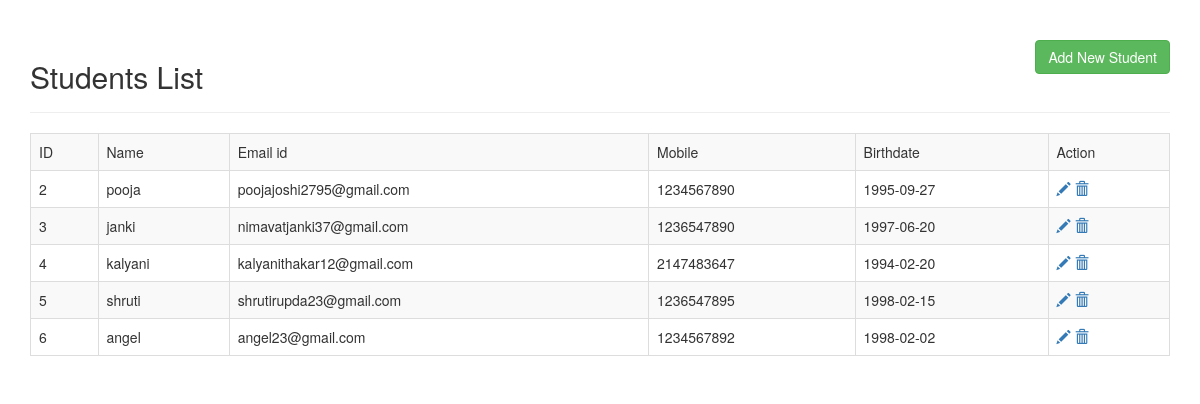
The page / on the database its author committed.
### tables this page shows
CREATE TABLE IF NOT EXISTS `student` (
  `id` int(2) NOT NULL AUTO_INCREMENT,
  `name` varchar(20) NOT NULL,
  `email` varchar(50) NOT NULL,
  `mobile` int(10) NOT NULL,
  `birthdate` date NOT NULL,
  PRIMARY KEY (`id`)
);

### index.php (the view, shortened to what this page needs)
<!DOCTYPE html>
<html lang="en">
<head>
<?php include "head.php"; ?>
</head>
<body>
<div class="container">
<div class="row">
<div class="col-lg-12 mx-auto">
<div class="page-header clearfix">
<h2 class="pull-left">Students List</h2>
<a href="create.php" class="btn btn-success pull-right">Add New Student</a>
</div>
<?php
include_once 'conn.php';
$result = mysqli_query($conn,"SELECT * FROM student");
?>
<?php
if (mysqli_num_rows($result) > 0) {
?>
<table class='table table-bordered table-striped'>
<tr>
<td>ID</td>
<td>Name</td>
<td>Email id</td>
<td>Mobile</td>
<td>Birthdate</td>
<td>Action</td>
</tr>
<?php
while($row = mysqli_fetch_array($result)) {
?>
<tr>
<td><?php echo $row["id"]; ?></td>
<td><?php echo $row["name"]; ?></td>
<td><?php echo $row["email"]; ?></td>
<td><?php echo ($row["mobile"])?($row["mobile"]):('N/A'); ?></td>
<td><?php echo $row["birthdate"]?($row["birthdate"]):('N/A');?></td>
<td><a href="update.php?id=<?php echo $row["id"]; ?>" title='Update Record'><span class='glyphicon glyphicon-pencil'></span></a>
<a href="delete.php?id=<?php echo $row["id"]; ?>" title='Delete Record'><i class='material-icons'><span class='glyphicon glyphicon-trash'></span></a>
</td>
</tr>
<?php
}
?>
</table>
<?php
}
else{
echo "No result found";
}
?>
</div>
</div>
</div>
</body>
</html>

### head.php (shortened to what this page needs)
<link rel="stylesheet" href="https://maxcdn.bootstrapcdn.com/bootstrap/3.3.7/css/bootstrap.css">

### rows shown on the page
student: id "2", name "pooja", email "poojajoshi2795@gmail.com", mobile "1234567890", birthdate "1995-09-27"
student: id "3", name "janki", email "nimavatjanki37@gmail.com", mobile "1236547890", birthdate "1997-06-20"
student: id "4", name "kalyani", email "kalyanithakar12@gmail.com", mobile "2147483647", birthdate "1994-02-20"
student: id "5", name "shruti", email "shrutirupda23@gmail.com", mobile "1236547895", birthdate "1998-02-15"
student: id "6", name "angel", email "angel23@gmail.com", mobile "1234567892", birthdate "1998-02-02"
